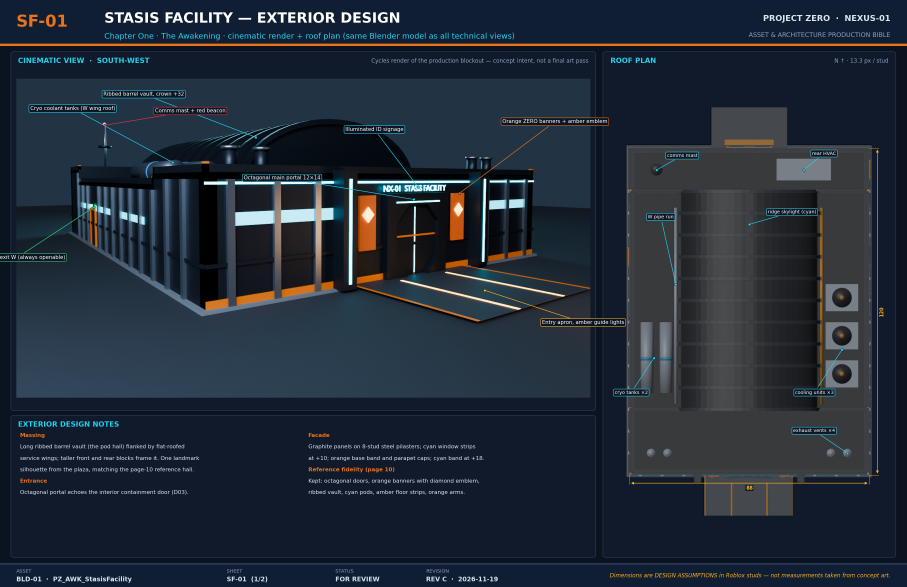
#> input picture Stasis_Facility/sheets/SF-01_Exterior_1_Render_Roof.png, 2720 x 1760 px (shown at 1/3 size)
$ python -i pz_sheets_sf.py   (imports and definitions only)
#> lines starting #> are read from the running program, lines starting #| are printed output that depends on the picture
"""SF-01, SF-03, SF-05 composers (Stasis Facility)."""
from pz_sheet_kit import *
import matplotlib.patches as mp
from PIL import ImageEnhance

RD = os.path.join(ROOT, "Stasis_Facility", "renders")
SD = os.path.join(ROOT, "Stasis_Facility", "sheets")
R = lambda n: os.path.join(RD, n + ".png")
A = lambda shot: load_meta(RD, shot)["anchors"]

# ---------------------------------------------------------------- pixel maps
EPX = 15.0
def ez(z): return 500 - (z - 22) * EPX
def efront(x, z): return (1200 + x * EPX, ez(z))
def erear(x, z): return (1200 - x * EPX, ez(z))
def eleft(y, z): return (1200 - (y - 60) * EPX, ez(z))
def eright(y, z): return (1200 + (y - 60) * EPX, ez(z))
RPX = 2000 / 150.0
def roof(x, y): return (750 + x * RPX, 1000 - (y - 60) * RPX)
SPX = 2400 / 110.0
def sec(x, z): return (1200 + x * SPX, 600 - (z - 20) * SPX)

def brighten(src, dst, f=1.35, c=1.08):
#> called with dst = 'out.png', f = 1.35, c = 1.08
    im = Image.open(src).convert("RGB")
    im = ImageEnhance.Brightness(im).enhance(f)
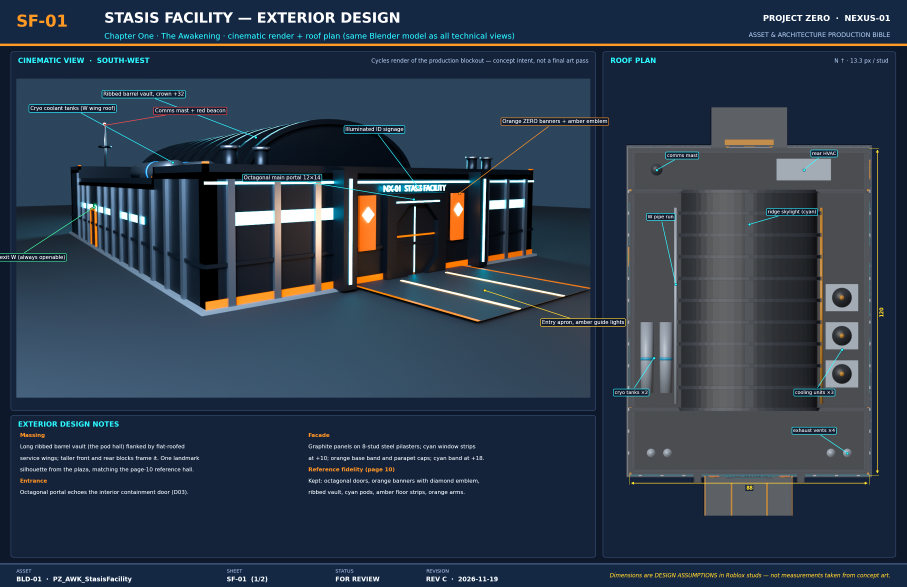
#> im: PIL image 2720x1760 RGB (shown at 1/3 size); mean R, G, B 45.1, 58.4, 74.5
    im = ImageEnhance.Contrast(im).enhance(c)
    im.save(dst)
    return dst

# [290 lines left out: functions levels, scalebar, sf01a, sf01b, sf03a, sf03b and 2 more, not called in this run]

>>> result = brighten('../../Stasis_Facility/sheets/SF-01_Exterior_1_Render_Roof.png', 'out.png')

$ run again, on Stasis_Facility/sheets/SF-02_FloorPlan.png
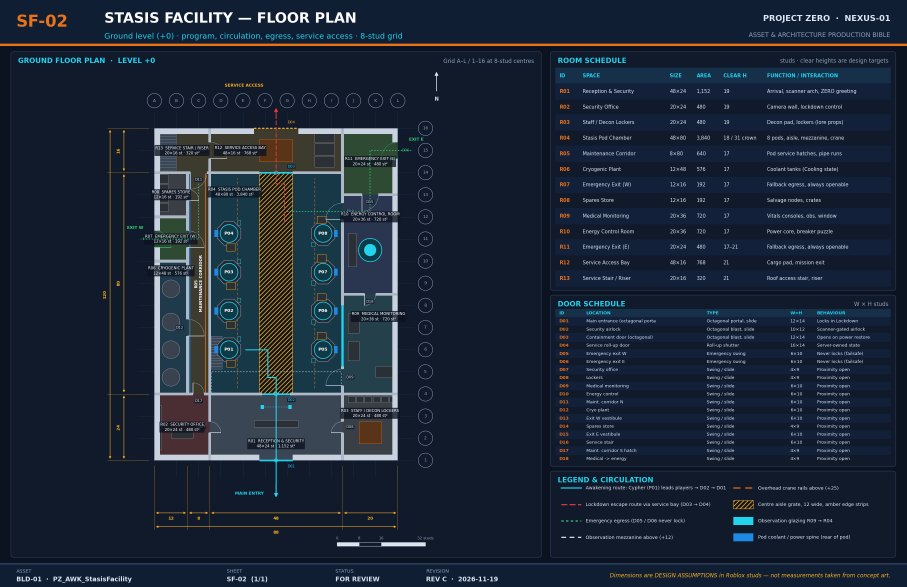
#> input picture Stasis_Facility/sheets/SF-02_FloorPlan.png, 2720 x 1760 px (shown at 1/3 size)
#> in brighten, `im = ImageEnhance.Brightness(im).enhance(f)`:
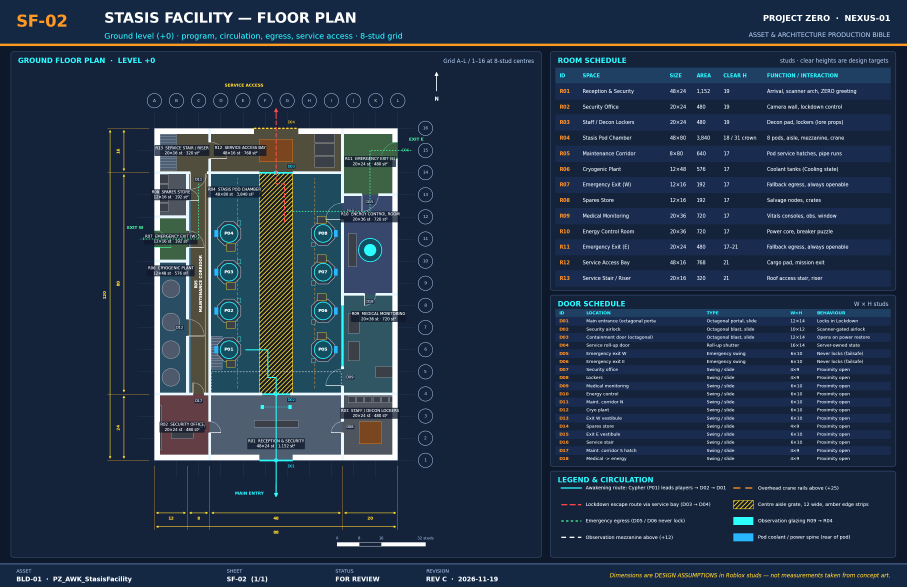
#> im: PIL image 2720x1760 RGB (shown at 1/3 size); mean R, G, B 36.8, 52.6, 73.1

$ run again, on Stasis_Facility/sheets/SF-04_StasisPod_1_Ortho.png
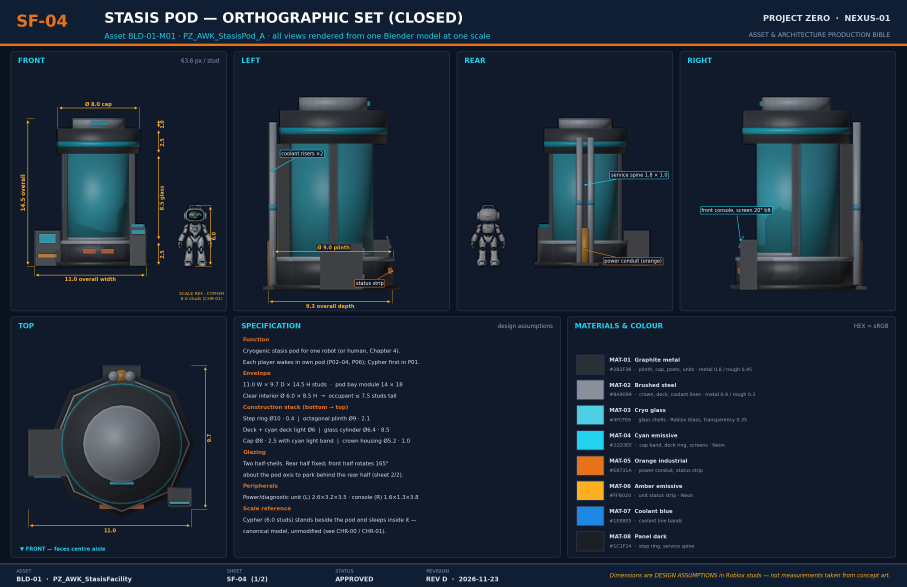
#> input picture Stasis_Facility/sheets/SF-04_StasisPod_1_Ortho.png, 2720 x 1760 px (shown at 1/3 size)
#> in brighten, `im = ImageEnhance.Brightness(im).enhance(f)`:
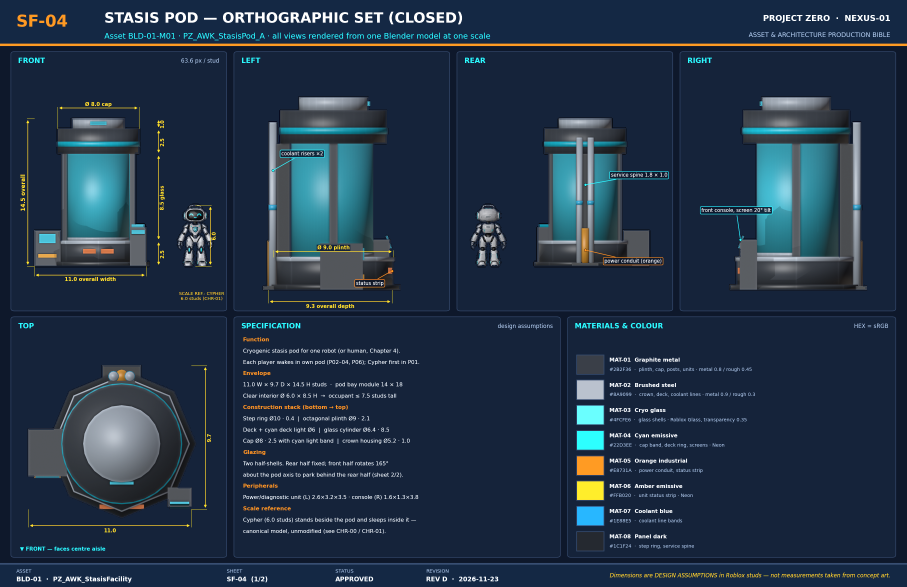
#> im: PIL image 2720x1760 RGB (shown at 1/3 size); mean R, G, B 34.8, 51.7, 70.7

$ run again, on Stasis_Facility/sheets/SF-04_StasisPod_2_States.png
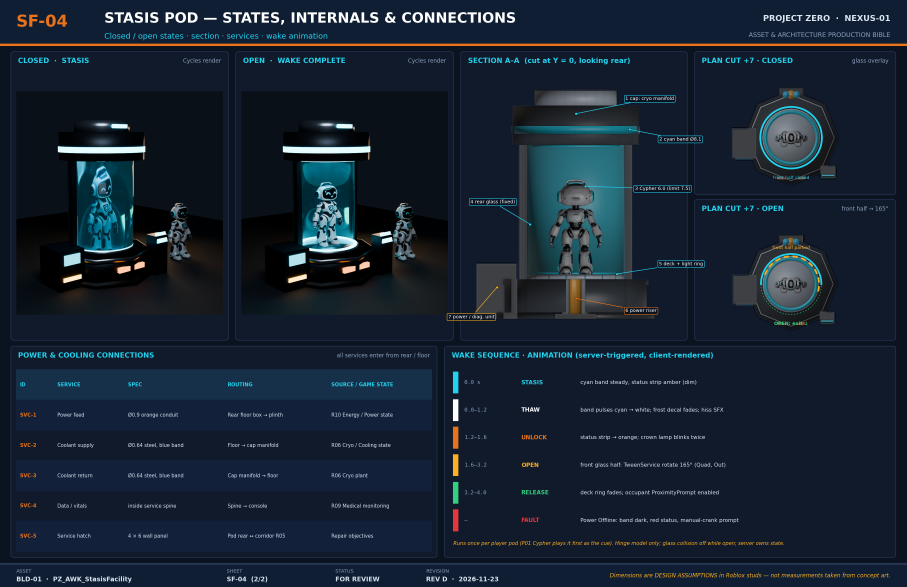
#> input picture Stasis_Facility/sheets/SF-04_StasisPod_2_States.png, 2720 x 1760 px (shown at 1/3 size)
#> in brighten, `im = ImageEnhance.Brightness(im).enhance(f)`:
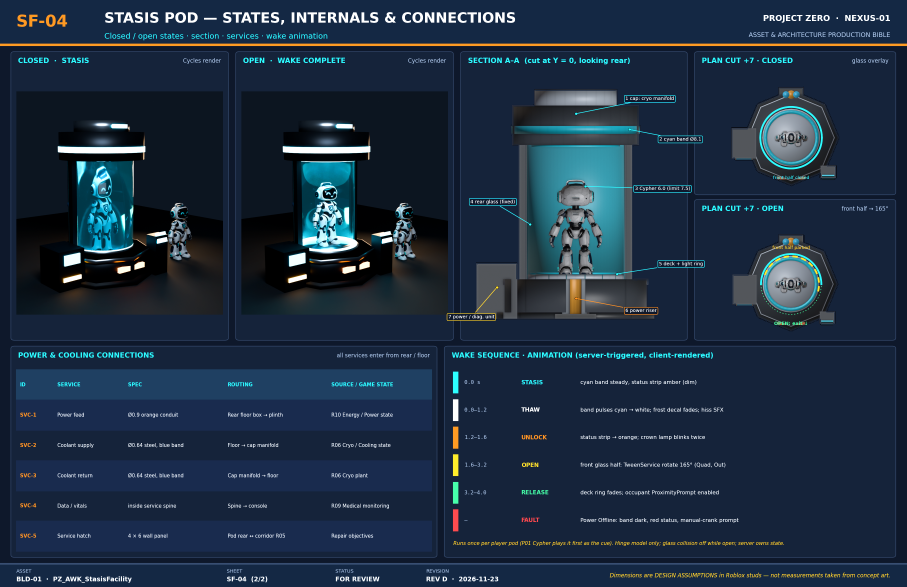
#> im: PIL image 2720x1760 RGB (shown at 1/3 size); mean R, G, B 30.2, 46.9, 66.1
